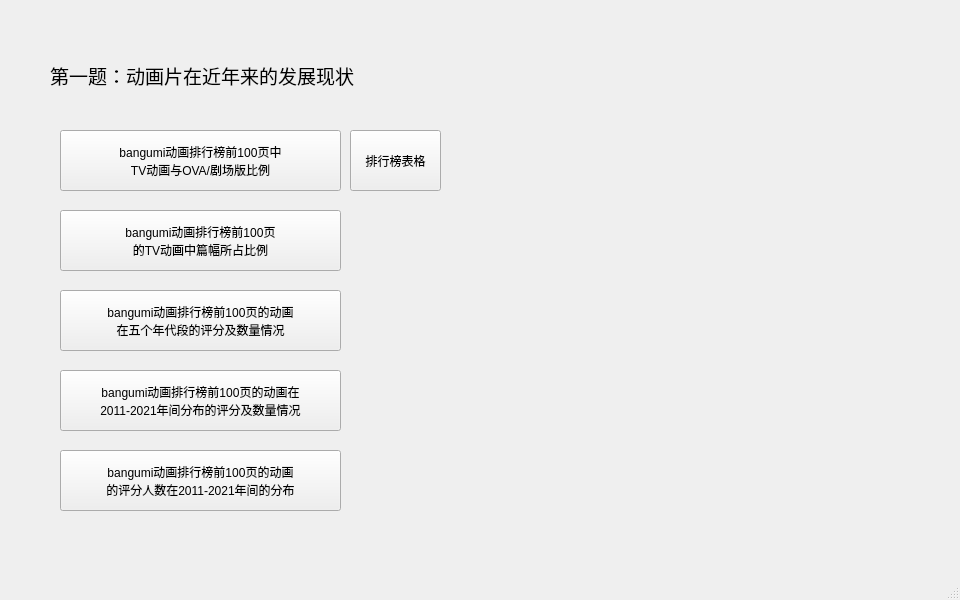
<?xml version="1.0" encoding="UTF-8"?>
<ui version="4.0">
 <class>MainWindow</class>
 <widget class="QMainWindow" name="MainWindow">
  <property name="geometry">
   <rect>
    <x>0</x>
    <y>0</y>
    <width>960</width>
    <height>600</height>
   </rect>
  </property>
  <property name="windowTitle">
   <string>MainWindow</string>
  </property>
  <widget class="QWidget" name="centralwidget">
   <widget class="QLabel" name="label">
    <property name="geometry">
     <rect>
      <x>50</x>
      <y>30</y>
      <width>401</width>
      <height>91</height>
     </rect>
    </property>
    <property name="text">
     <string>&lt;html&gt;&lt;head/&gt;&lt;body&gt;&lt;p&gt;&lt;span style=&quot; font-family:'楷体'; font-size:14pt;&quot;&gt;第一题：动画片在近年来的发展现状&lt;/span&gt;&lt;/p&gt;&lt;/body&gt;&lt;/html&gt;</string>
    </property>
   </widget>
   <widget class="QPushButton" name="KindCompare1">
    <property name="geometry">
     <rect>
      <x>60</x>
      <y>130</y>
      <width>281</width>
      <height>61</height>
     </rect>
    </property>
    <property name="text">
     <string>bangumi动画排行榜前100页中
TV动画与OVA/剧场版比例</string>
    </property>
   </widget>
   <widget class="QPushButton" name="KindCompare2">
    <property name="geometry">
     <rect>
      <x>60</x>
      <y>210</y>
      <width>281</width>
      <height>61</height>
     </rect>
    </property>
    <property name="text">
     <string>bangumi动画排行榜前100页
的TV动画中篇幅所占比例</string>
    </property>
   </widget>
   <widget class="QPushButton" name="PeriodCompare1">
    <property name="geometry">
     <rect>
      <x>60</x>
      <y>290</y>
      <width>281</width>
      <height>61</height>
     </rect>
    </property>
    <property name="text">
     <string>bangumi动画排行榜前100页的动画
在五个年代段的评分及数量情况</string>
    </property>
   </widget>
   <widget class="QPushButton" name="PeriodCompare2">
    <property name="geometry">
     <rect>
      <x>60</x>
      <y>370</y>
      <width>281</width>
      <height>61</height>
     </rect>
    </property>
    <property name="text">
     <string>bangumi动画排行榜前100页的动画在
2011-2021年间分布的评分及数量情况</string>
    </property>
   </widget>
   <widget class="QPushButton" name="PeriodCompare3">
    <property name="geometry">
     <rect>
      <x>60</x>
      <y>450</y>
      <width>281</width>
      <height>61</height>
     </rect>
    </property>
    <property name="text">
     <string>bangumi动画排行榜前100页的动画
的评分人数在2011-2021年间的分布</string>
    </property>
   </widget>
   <widget class="QPushButton" name="pushButton">
    <property name="geometry">
     <rect>
      <x>350</x>
      <y>130</y>
      <width>91</width>
      <height>61</height>
     </rect>
    </property>
    <property name="text">
     <string>排行榜表格</string>
    </property>
   </widget>
  </widget>
  <widget class="QMenuBar" name="menubar">
   <property name="geometry">
    <rect>
     <x>0</x>
     <y>0</y>
     <width>960</width>
     <height>26</height>
    </rect>
   </property>
  </widget>
  <widget class="QStatusBar" name="statusbar"/>
 </widget>
 <resources/>
 <connections/>
</ui>
